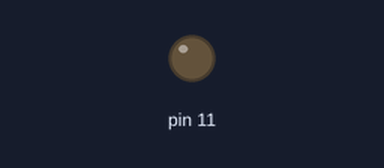
Recording of a sketch running on a simulated Arduino Uno, built with avr-gcc and run on an emulated ATmega328P. Parts: output pins drawn as LEDs (lit = HIGH).

Above: at 0.05 s.
At 2.5 s:
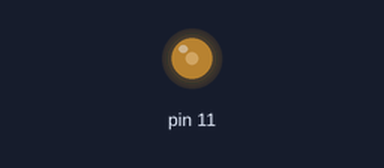
At 5.0 s:
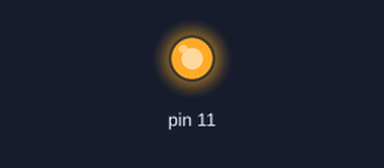
Timing chart, 0 to 6.5 s (numbered marks = the images above):
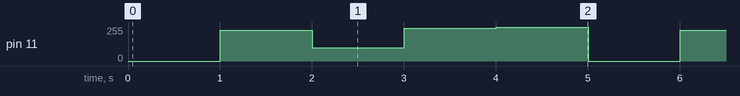

The sketch:

ledon.ino
```cpp
void setup()
{
  pinMode(11, OUTPUT);
}

void loop()
{
   analogWrite(11, 0);
  delay(1000); // Wait for 1000 millisecond(s)
  analogWrite(11, 1000);
  delay(1000); // Wait for 1000 millisecond(s)
  analogWrite(11, 100);
  delay(1000); // Wait for 1000 millisecond(s)
  analogWrite(11, 500);
  delay(1000); // Wait for 1000 millisecond(s)
  analogWrite(11, 1023);
  delay(1000); // Wait for 1000 millisecond(s)
}
```

Measured:
- by itself, pin 11: repeats every 5.0 s: 100/255 1.0 s, 244/255 1.0 s, 255/255 1.0 s, 0/255 1.0 s, 232/255 1.0 s
